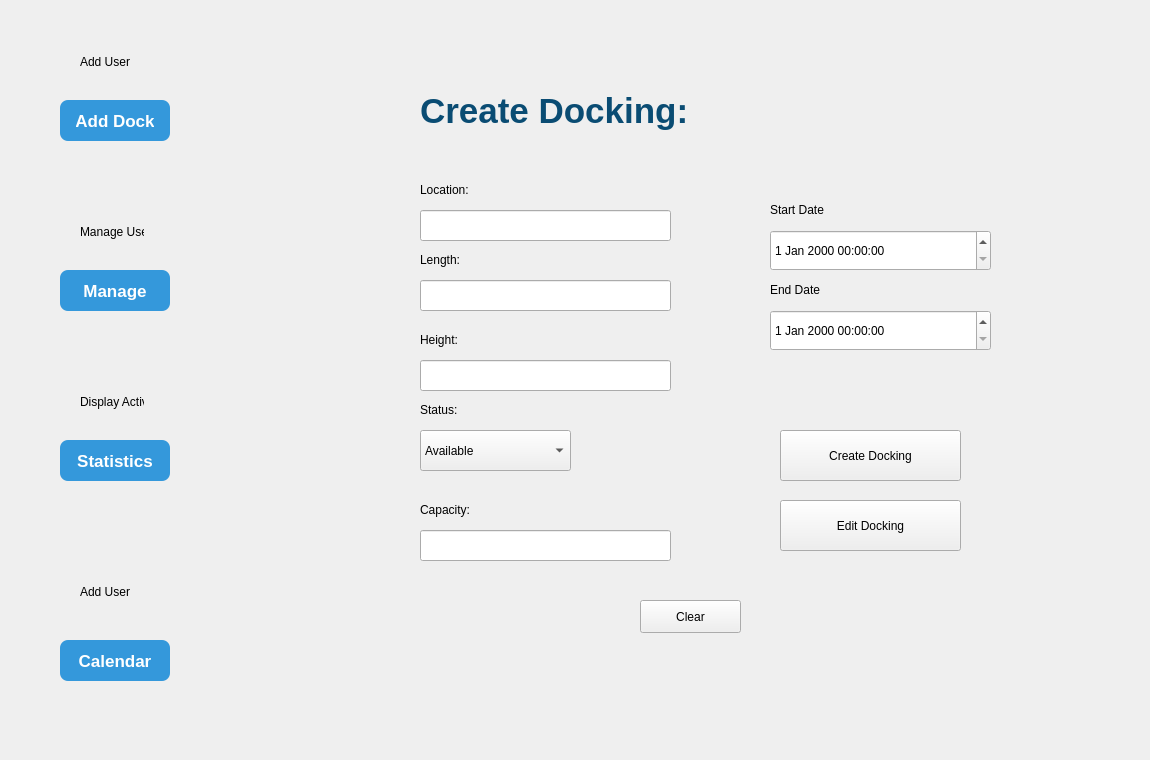
     <widget class="QWidget" name="user_page1_3">
      <widget class="QWidget" name="user_page1_4" native="true">
       <property name="geometry">
        <rect>
         <x>240</x>
         <y>30</y>
         <width>901</width>
         <height>621</height>
        </rect>
       </property>
       <property name="styleSheet">
        <string notr="true"/>
       </property>
       <widget class="QDateTimeEdit" name="startDate">
        <property name="geometry">
         <rect>
          <x>530</x>
          <y>200</y>
          <width>221</width>
          <height>41</height>
         </rect>
        </property>
       </widget>
       <widget class="QComboBox" name="status">
        <property name="geometry">
         <rect>
          <x>180</x>
          <y>400</y>
          <width>151</width>
          <height>41</height>
         </rect>
        </property>
        <item>
         <property name="text">
          <string>Available</string>
         </property>
        </item>
        <item>
         <property name="text">
          <string>Occupied</string>
         </property>
        </item>
       </widget>
       <widget class="QLabel" name="label_91">
        <property name="geometry">
         <rect>
          <x>180</x>
          <y>470</y>
          <width>111</width>
          <height>20</height>
         </rect>
        </property>
        <property name="text">
         <string>Capacity:</string>
        </property>
       </widget>
       <widget class="QLabel" name="label_96">
        <property name="geometry">
         <rect>
          <x>180</x>
          <y>60</y>
          <width>441</width>
          <height>41</height>
         </rect>
        </property>
        <property name="styleSheet">
         <string notr="true">font-family: &quot;Behove&quot;;
font-size: 35px;
    font-weight: bold;
    color: #0a4c73;</string>
        </property>
        <property name="text">
         <string>Create Docking:</string>
        </property>
       </widget>
       <widget class="QPushButton" name="CreateDocking">
        <property name="geometry">
         <rect>
          <x>540</x>
          <y>400</y>
          <width>181</width>
          <height>51</height>
         </rect>
        </property>
        <property name="text">
         <string>Create Docking</string>
        </property>
       </widget>
       <widget class="QDateTimeEdit" name="endDate">
        <property name="geometry">
         <rect>
          <x>530</x>
          <y>280</y>
          <width>221</width>
          <height>41</height>
         </rect>
        </property>
       </widget>
       <widget class="QLabel" name="label_92">
        <property name="geometry">
         <rect>
          <x>180</x>
          <y>300</y>
          <width>111</width>
          <height>20</height>
         </rect>
        </property>
        <property name="text">
         <string>Height:</string>
        </property>
       </widget>
       <widget class="QLineEdit" name="location">
        <property name="geometry">
         <rect>
          <x>180</x>
          <y>180</y>
          <width>251</width>
          <height>31</height>
         </rect>
        </property>
       </widget>
       <widget class="QLabel" name="label_89">
        <property name="geometry">
         <rect>
          <x>180</x>
          <y>220</y>
          <width>111</width>
          <height>20</height>
         </rect>
        </property>
        <property name="text">
         <string>Length:</string>
        </property>
       </widget>
       <widget class="QLabel" name="label_94">
        <property name="geometry">
         <rect>
          <x>530</x>
          <y>170</y>
          <width>111</width>
          <height>20</height>
         </rect>
        </property>
        <property name="text">
         <string>Start Date</string>
        </property>
       </widget>
       <widget class="QLabel" name="label_95">
        <property name="geometry">
         <rect>
          <x>530</x>
          <y>250</y>
          <width>111</width>
          <height>20</height>
         </rect>
        </property>
        <property name="text">
         <string>End Date</string>
        </property>
       </widget>
       <widget class="QLabel" name="label_90">
        <property name="geometry">
         <rect>
          <x>180</x>
          <y>370</y>
          <width>111</width>
          <height>20</height>
         </rect>
        </property>
        <property name="text">
         <string>Status:</string>
        </property>
       </widget>
       <widget class="QLineEdit" name="capacity">
        <property name="geometry">
         <rect>
          <x>180</x>
          <y>500</y>
          <width>251</width>
          <height>31</height>
         </rect>
        </property>
       </widget>
       <widget class="QLineEdit" name="length">
        <property name="geometry">
         <rect>
          <x>180</x>
          <y>250</y>
          <width>251</width>
          <height>31</height>
         </rect>
        </property>
       </widget>
       <widget class="QLineEdit" name="height">
        <property name="geometry">
         <rect>
          <x>180</x>
          <y>330</y>
          <width>251</width>
          <height>31</height>
         </rect>
        </property>
       </widget>
       <widget class="QLabel" name="label_93">
        <property name="geometry">
         <rect>
          <x>180</x>
          <y>150</y>
          <width>111</width>
          <height>20</height>
         </rect>
        </property>
        <property name="text">
         <string>Location:</string>
        </property>
       </widget>
       <widget class="QPushButton" name="edit_Docking">
        <property name="geometry">
         <rect>
          <x>540</x>
          <y>470</y>
          <width>181</width>
          <height>51</height>
         </rect>
        </property>
        <property name="text">
         <string>Edit Docking</string>
        </property>
       </widget>
       <widget class="QPushButton" name="clear_docking">
        <property name="geometry">
         <rect>
          <x>400</x>
          <y>570</y>
          <width>101</width>
          <height>33</height>
         </rect>
        </property>
        <property name="text">
         <string>Clear</string>
        </property>
       </widget>
      </widget>
      <widget class="QWidget" name="BackFrame_17" native="true">
       <property name="geometry">
        <rect>
         <x>10</x>
         <y>10</y>
         <width>201</width>
         <height>741</height>
        </rect>
       </property>
       <widget class="QPushButton" name="Display_17">
        <property name="geometry">
         <rect>
          <x>50</x>
          <y>430</y>
          <width>110</width>
          <height>41</height>
         </rect>
        </property>
        <property name="styleSheet">
         <string notr="true">QPushButton {
    background-color: #3498db;
    color: white;
    font-size: 17px;
    font-weight: bold;
    border: none;
    border-radius: 8px;
    padding: 8px 16px;
}
QPushButton:hover {
    background: qlineargradient(x1:0, y1:0, x2:0, y2:1,
                                stop:0 #38bdf8, stop:1 #0ea5e9);
}

QPushButton:pressed {
    background: qlineargradient(x1:0, y1:0, x2:0, y2:1,
                                stop:0 #0369a1, stop:1 #075985);
}
</string>
        </property>
        <property name="text">
         <string>Statistics</string>
        </property>
       </widget>
       <widget class="QLabel" name="dispuser_17">
        <property name="geometry">
         <rect>
          <x>70</x>
          <y>360</y>
          <width>64</width>
          <height>64</height>
         </rect>
        </property>
        <property name="styleSheet">
         <string notr="true">ui-&gt;adduser-&gt;setFixedSize(32, 32);</string>
        </property>
        <property name="text">
         <string>Display Activity </string>
        </property>
       </widget>
       <widget class="QPushButton" name="Manage_17">
        <property name="geometry">
         <rect>
          <x>50</x>
          <y>260</y>
          <width>110</width>
          <height>41</height>
         </rect>
        </property>
        <property name="styleSheet">
         <string notr="true">QPushButton {
    background-color: #3498db;
    color: white;
    font-size: 17px;
    font-weight: bold;
    border: none;
    border-radius: 8px;
    padding: 8px 16px;
}
QPushButton:hover {
    background: qlineargradient(x1:0, y1:0, x2:0, y2:1,
                                stop:0 #38bdf8, stop:1 #0ea5e9);
}

QPushButton:pressed {
    background: qlineargradient(x1:0, y1:0, x2:0, y2:1,
                                stop:0 #0369a1, stop:1 #075985);
}
</string>
        </property>
        <property name="text">
         <string>Manage</string>
        </property>
       </widget>
       <widget class="QLabel" name="deluser_17">
        <property name="geometry">
         <rect>
          <x>70</x>
          <y>190</y>
          <width>64</width>
          <height>64</height>
         </rect>
        </property>
        <property name="styleSheet">
         <string notr="true">ui-&gt;adduser-&gt;setFixedSize(32, 32);</string>
        </property>
        <property name="text">
         <string>Manage User</string>
        </property>
       </widget>
       <widget class="QPushButton" name="add_user_17">
        <property name="geometry">
         <rect>
          <x>50</x>
          <y>90</y>
          <width>110</width>
          <height>41</height>
         </rect>
        </property>
        <property name="styleSheet">
         <string notr="true">QPushButton {
    background-color: #3498db;
    color: white;
    font-size: 17px;
    font-weight: bold;
    border: none;
    border-radius: 8px;
    padding: 8px 16px;
}
QPushButton:hover {
    background: qlineargradient(x1:0, y1:0, x2:0, y2:1,
                                stop:0 #38bdf8, stop:1 #0ea5e9);
}

QPushButton:pressed {
    background: qlineargradient(x1:0, y1:0, x2:0, y2:1,
                                stop:0 #0369a1, stop:1 #075985);
}
</string>
        </property>
        <property name="text">
         <string>Add Dock</string>
        </property>
       </widget>
       <widget class="QLabel" name="Dock2">
        <property name="geometry">
         <rect>
          <x>70</x>
          <y>20</y>
          <width>64</width>
          <height>64</height>
         </rect>
        </property>
        <property name="styleSheet">
         <string notr="true">ui-&gt;adduser-&gt;setFixedSize(32, 32);</string>
        </property>
        <property name="text">
         <string>Add User</string>
        </property>
       </widget>
       <widget class="QPushButton" name="forgetpwd_4">
        <property name="geometry">
         <rect>
          <x>50</x>
          <y>630</y>
          <width>110</width>
          <height>41</height>
         </rect>
        </property>
        <property name="styleSheet">
         <string notr="true">QPushButton {
    background-color: #3498db;
    color: white;
    font-size: 17px;
    font-weight: bold;
    border: none;
    border-radius: 8px;
    padding: 8px 16px;
}
QPushButton:hover {
    background: qlineargradient(x1:0, y1:0, x2:0, y2:1,
                                stop:0 #38bdf8, stop:1 #0ea5e9);
}

QPushButton:pressed {
    background: qlineargradient(x1:0, y1:0, x2:0, y2:1,
                                stop:0 #0369a1, stop:1 #075985);
}
</string>
        </property>
        <property name="text">
         <string>Calendar</string>
        </property>
       </widget>
       <widget class="QLabel" name="cal2">
        <property name="geometry">
         <rect>
          <x>70</x>
          <y>550</y>
          <width>64</width>
          <height>64</height>
         </rect>
        </property>
        <property name="styleSheet">
         <string notr="true">ui-&gt;adduser-&gt;setFixedSize(32, 32);</string>
        </property>
        <property name="text">
         <string>Add User</string>
        </property>
       </widget>
      </widget>
     </widget>
